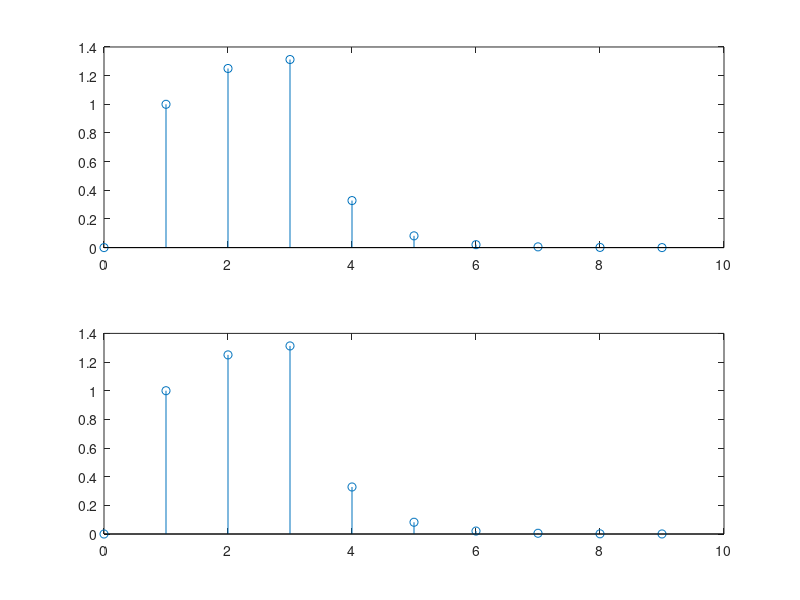

MATLAB code to generate this figure:
%Name:Junpeng Gai
%SID:40009896
n=0:9;
x=[0 1 1 1 0 0 0 0 0 0 ];
y=[0 0 0 0 0 0 0 0 0 0 ];
H=[1 0.25 0.25^2 0.25^3 0.25^4 0.25^5 0.25^6 0.25^7 0.25^8 0.25^9 ];
y(1)=x(1);
for i =2:9
   y(i)=x(i)+0.25*((y(i-1))); 
end
subplot(2,1,1)
stem(0:length(y)-1,y);
c = conv(x, H);
C=[0 0 0 0 0 0 0 0 0 0 ];
for i =1:10
   C(i)=c(i); 
end
subplot(2,1,2)
stem(0:length(C)-1,C);
